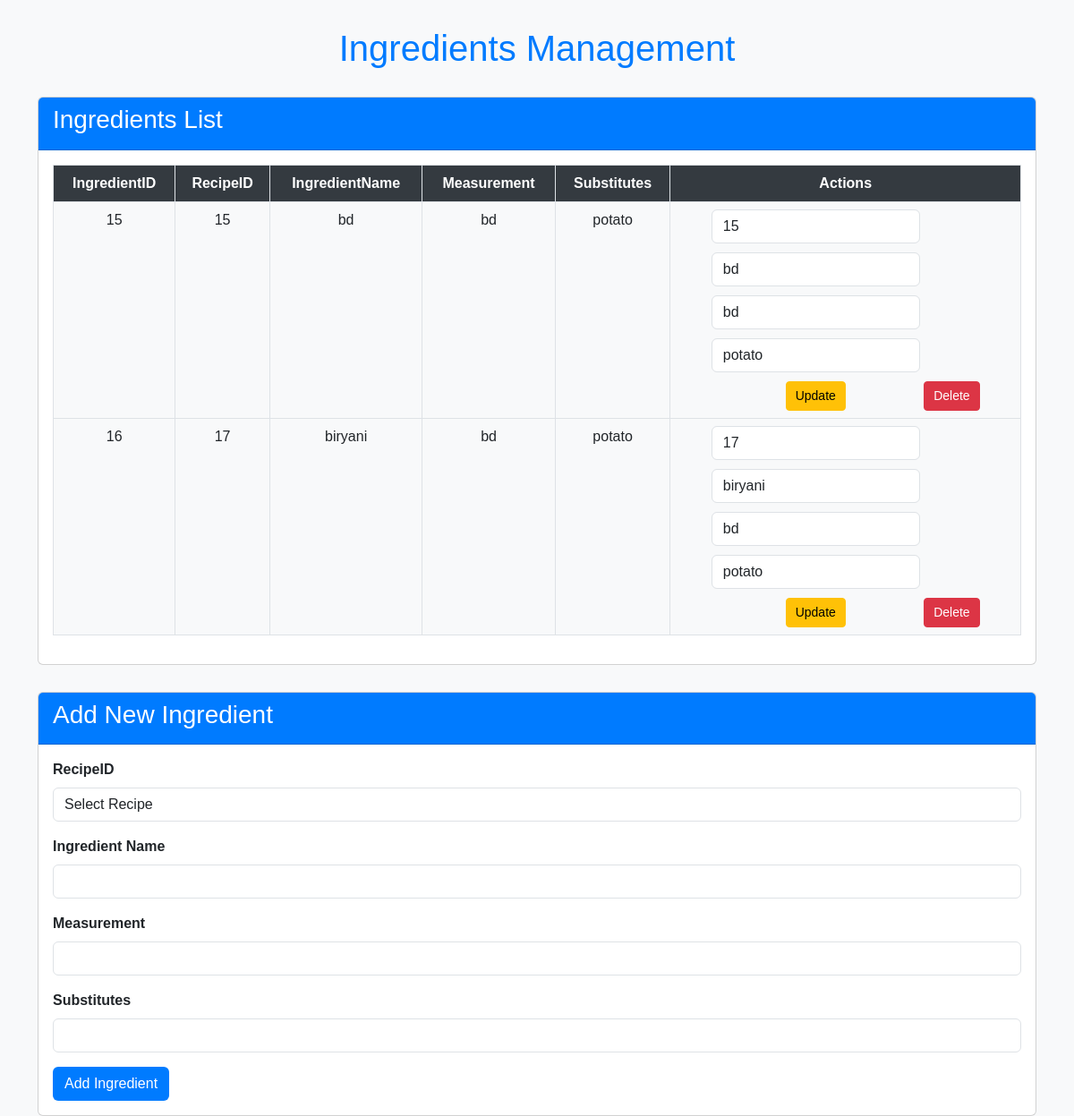
Screenshot of /Ingredients.php with the database file from the repository.
### tables this page shows
CREATE TABLE `ingredients` (
  `IngredientID` int(11) NOT NULL,
  `RecipeID` int(11) DEFAULT NULL,
  `IngredientName` varchar(100) DEFAULT NULL,
  `Measurement` varchar(50) DEFAULT NULL,
  `Substitutes` text DEFAULT NULL
);

### Ingredients.php (the view, shortened to what this page needs)
<?php
require_once 'dbconnect.php';
$result = $conn->query("SELECT * FROM Ingredients");
$ingredients = $result->fetch_all(MYSQLI_ASSOC);
?>
<!DOCTYPE html>
<html lang="en">
<head>
    <link href="https://cdn.jsdelivr.net/npm/bootstrap@5.3.0-alpha1/dist/css/bootstrap.min.css" rel="stylesheet">
</head>
<body>
    <div class="container">
        <h1 class="text-center my-4">Ingredients Management</h1>
        <div class="card">
            <div class="card-header">
                <h3>Ingredients List</h3>
            </div>
            <div class="card-body">
                <table class="table table-bordered">
                    <thead>
                        <tr>
                            <th>IngredientID</th>
                            <th>RecipeID</th>
                            <th>IngredientName</th>
                            <th>Measurement</th>
                            <th>Substitutes</th>
                            <th>Actions</th>
                        </tr>
                    </thead>
                    <tbody>
                        <?php foreach ($ingredients as $ingredient): ?>
                            <tr>
                                <td><?php echo htmlspecialchars($ingredient['IngredientID']); ?></td>
                                <td><?php echo htmlspecialchars($ingredient['RecipeID']); ?></td>
                                <td><?php echo htmlspecialchars($ingredient['IngredientName']); ?></td>
                                <td><?php echo htmlspecialchars($ingredient['Measurement']); ?></td>
                                <td><?php echo htmlspecialchars($ingredient['Substitutes']); ?></td>
                                <td>
                                    <form action="" method="POST" style="display:inline-block;">
                                        <select name="recipeID" class="form-control" required>
                                            <option value="<?php echo htmlspecialchars($ingredient['RecipeID']); ?>" selected><?php echo htmlspecialchars($ingredient['RecipeID']); ?></option>
                                        </select>
                                        <input type="text" name="ingredientName" value="<?php echo htmlspecialchars($ingredient['IngredientName']); ?>" class="form-control" required>
                                        <input type="text" name="measurement" value="<?php echo htmlspecialchars($ingredient['Measurement']); ?>" class="form-control" required>
                                        <input type="text" name="substitutes" value="<?php echo htmlspecialchars($ingredient['Substitutes']); ?>" class="form-control" required>
                                        <button type="submit" class="btn btn-warning btn-sm">Update</button>
                                    </form>
                                    <form action="" method="POST" style="display:inline-block;">
                                        <button type="submit" class="btn btn-danger btn-sm">Delete</button>
                                    </form>
                                </td>
                            </tr>
                        <?php endforeach; ?>
                    </tbody>
                </table>
            </div>
        </div>
        <div class="card">
            <div class="card-header">
                <h3>Add New Ingredient</h3>
            </div>
            <div class="card-body">
                <form action="" method="POST">
                    <div class="mb-3">
                        <label for="recipeID" class="form-label">RecipeID</label>
                        <select name="recipeID" class="form-control" required>
                            <option value="">Select Recipe</option>
                        </select>
                    </div>
                    <div class="mb-3">
                        <label for="ingredientName" class="form-label">Ingredient Name</label>
                        <input type="text" class="form-control" id="ingredientName" name="ingredientName" required>
                    </div>
                    <div class="mb-3">
                        <label for="measurement" class="form-label">Measurement</label>
                        <input type="text" class="form-control" id="measurement" name="measurement" required>
                    </div>
                    <div class="mb-3">
                        <label for="substitutes" class="form-label">Substitutes</label>
                        <input type="text" class="form-control" id="substitutes" name="substitutes">
                    </div>
                    <button type="submit" class="btn btn-custom">Add Ingredient</button>
                </form>
            </div>
        </div>
    </div>
</body>
</html>

### Ingredients.php (style rules this page uses)
body { background-color: #f8f9fa; font-family: 'Arial', sans-serif; }
.container { margin-top: 30px; }
.table th, .table td { text-align: center; }
.table { background-color: #e9ecef; }
.table th { background-color: #343a40; color: white; }
.table td { background-color: #f8f9fa; }
.btn-custom { background-color: #007bff; color: white; }
.btn-sm { padding: 5px 10px; }
.card { margin-top: 30px; }
h1 { color: #007bff; }
.card-header { background-color: #007bff; color: white; font-weight: bold; }
.form-label { font-weight: bold; }
.form-control { margin-bottom: 10px; }

### rows the page displays
ingredients: IngredientID "15", RecipeID "15", IngredientName "bd", Measurement "bd", Substitutes "potato", recipeID "15", ingredientName "bd", measurement "bd", substitutes "potato"
ingredients: IngredientID "16", RecipeID "17", IngredientName "biryani", Measurement "bd", Substitutes "potato", recipeID "17", ingredientName "biryani", measurement "bd", substitutes "potato"
